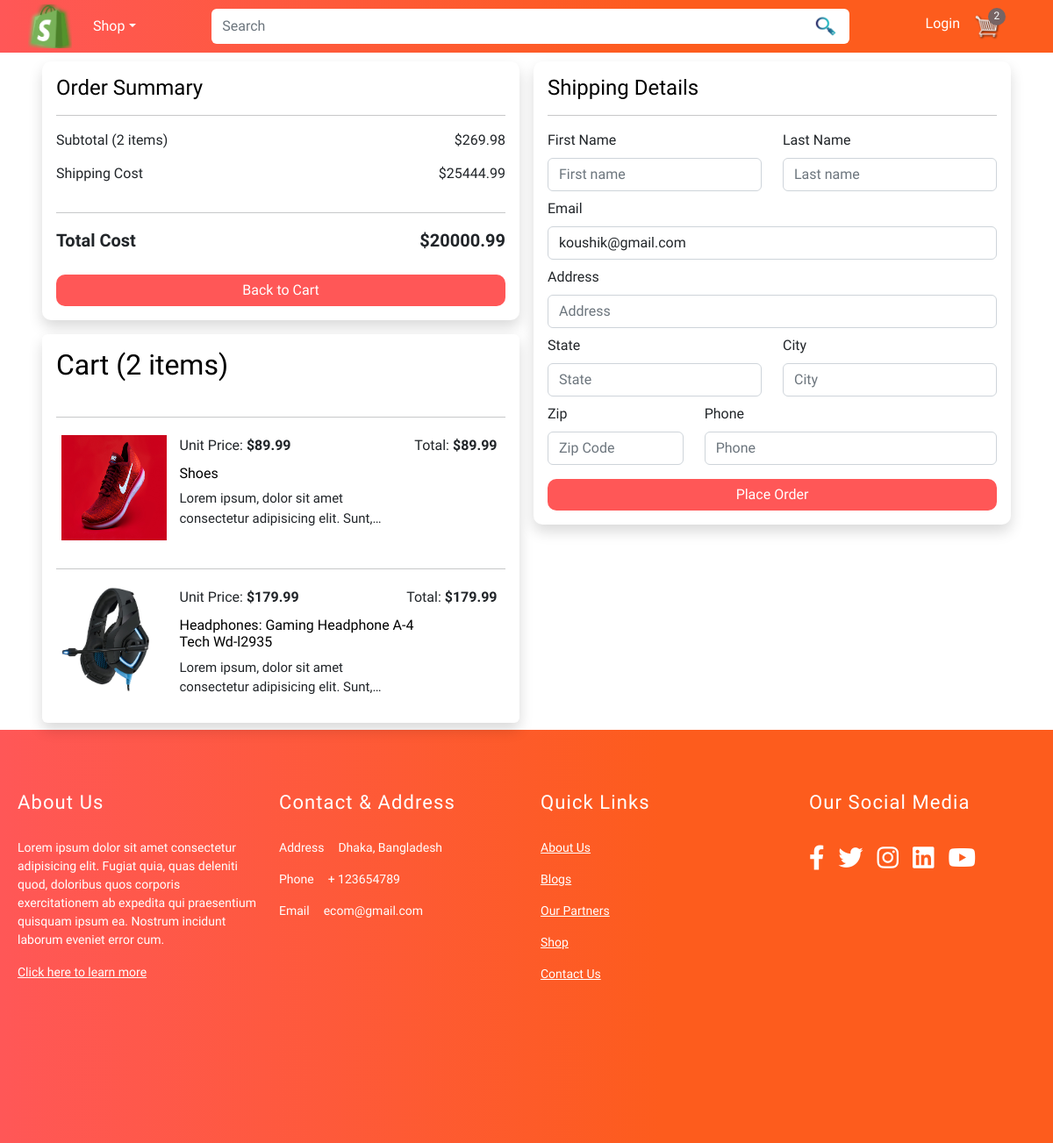
/checkout/ (signed in), run on an earlier commit of the app's database.
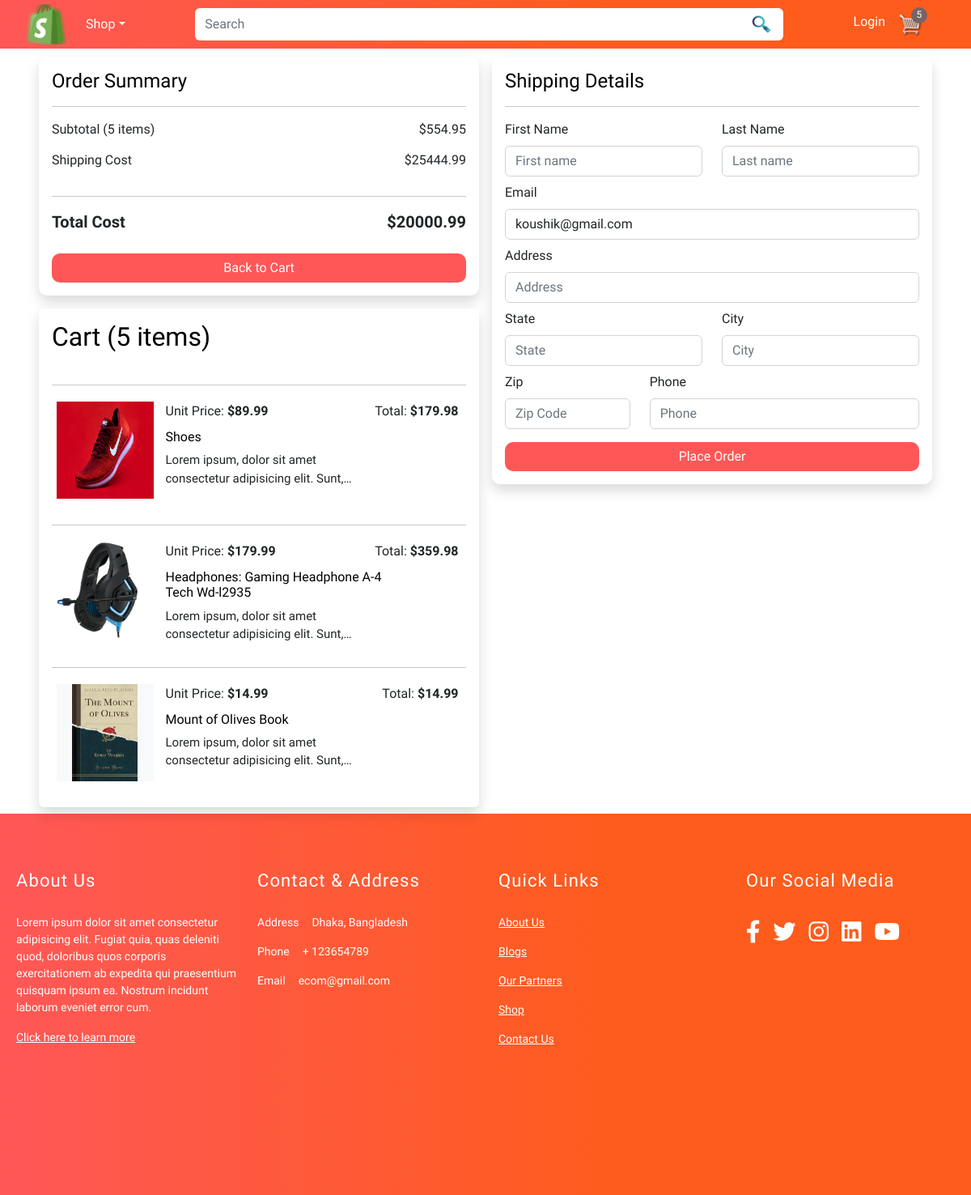
And on a later commit of the database.
### store/models.py (models this page shows, shortened)
class Order(models.Model):
    customer = models.ForeignKey(Customer, on_delete=models.SET_NULL, null=True, blank=True)
    date_ordered = models.DateTimeField(auto_now_add=True)
    complete = models.BooleanField(default=False, null=True, blank=False)
    transaction_id = models.CharField(max_length=200, null=True)
    @property
    def shipping(self):
        shipping = False
        orderitems = self.orderitem_set.all()
        for i in orderitems:
            if i.product.digital == False:
                shipping = True
        return shipping
    @property
    def get_cart_total(self):
        orderitems = self.orderitem_set.all()
        total = sum([item.get_total for item in orderitems])
        return total
    @property
    def get_cart_items(self):
        orderitems = self.orderitem_set.all()
        total = sum([item.quantity for item in orderitems])
        return total

class OrderItem(models.Model):
    product = models.ForeignKey(Product, on_delete=models.SET_NULL, null=True, blank=True)
    order = models.ForeignKey(Order, on_delete=models.SET_NULL, null=True, blank=True)
    quantity = models.IntegerField(default=0, null=True, blank=True)
    date_added = models.DateTimeField(auto_now_add=True)
    @property
    def get_total(self):
        total = self.product.price * self.quantity
        return total

class Product(models.Model):
    name = models.CharField(max_length=200)
    price = models.DecimalField(max_digits=7, decimal_places=2)
    digital = models.BooleanField(default=False, null=True, blank=False)
    image = models.ImageField(null=True, blank=True)
    @property
    def imageURL(self):
        try:
            url = self.image.url
        except:
            url = ''
        return url

### store/views.py (the view)
# urls.py: path('checkout/', views.checkout, name='checkout'),
def checkout(request):
    data = cartData(request)
    items = data['items']
    order = data['order']
    cartItems = data['cartItems']
    customer = data['customer']
    context = {'items': items, 'order': order, 'cartItems': cartItems, 'customer': customer}
    return render(request, 'store/checkout.html', context)

### store/models.py (called while the page is built)
    def __str__(self):
        return self.first_name or ''

### store/utils.py (called while the page is built, shortened)
def cartData(request):
    if request.user.is_authenticated:
        customer = request.user.customer
        order, created = Order.objects.get_or_create(customer=customer, complete=False)
        items = order.orderitem_set.all()
        cartItems = order.get_cart_items
    print('Customer:', customer)
    return {'items': items, 'order': order, 'cartItems': cartItems, 'customer': customer}

### store/templates/store/checkout.html (shortened to what the changed rows need)
{% extends 'store/main.html' %}
{% load static %}
{% block content %}
    <div class="container px-5">
        <div class="row mb-2">
            <div class="col-md-12 col-12 mx-auto">
                <div class="row gx-3">
                    <div class="col-md-12 col-lg-6 col-11 mx-auto main_cart mb-lg-0 mb-5">
                        <div class="right-side p-3 shadow bg-white mb-3">
                            <div class="col-lg-12 product_indiv d-flex justify-content-between">
                                <p class="mb-1">Subtotal ({{ order.get_cart_items }} item{{ order.get_cart_items|pluralize }})</p>
                                <p class="mb-1">$<span>{{order.get_cart_total|floatformat:2}}</span></p>
                            </div>
                        </div>
                        <div class="card p-3 shadow">
                            <h2 class="pb-3 font-weight-bold">Cart ({{ order.get_cart_items }} item{{ order.get_cart_items|pluralize }})</h2>
                            {% for item in items %}
                            <hr>
                            <div class="row mb-2 px-3">
                                <div class="col-md-3 col-lg-3 col-11 mx-auto bg-light d-flex justify-content-center align-items-center product-img-checkkout px-0 mt-1 mb-2">
                                    <a href="#"><img src="{{ item.product.imageURL }}" class="cart-thumbnail-checkout"  alt=""></a>
                                </div>
                                <div class="col-md-9 col-lg-9 col-11 mx-auto mt-1 pe-0">
                                    <div class="row">
                                        <div class="row pe-1">
                                            <div class="col-lg-6 col-12 mt-0">
                                                <p class="mb-0">Unit Price: <strong>${{item.product.price}}</strong></p>
                                            </div>
                                            <div class="col-lg-6 col-12 mt-0 d-flex justify-content-end price-money pe-0">
                                                <p class="mb-0">Total: <strong>${{ item.get_total|floatformat:2 }}</strong></p>
                                            </div>
                                        </div>
                                        <div class="col-lg-9 col-12 cart-title">
                                            <a href="#" class="cart-product-name"><h6 class="mb-2">{{ item.product.name }}</h6></a>
                                            <p class="cart-item-description-checkout">Lorem ipsum, dolor sit amet consectetur adipisicing elit. Sunt, deserunt iure. Beatae, repellendus sunt eveniet voluptatibus voluptates ea illum commodi qui autem laborum. Asperiores illo error aliquid reiciendis placeat? Similique?</p>
                                        </div>
                                        <div class="col-lg-3 col-12">
                                        </div>
                                    </div>
                                </div>
                            </div>
                            {% endfor %}
                        </div>
                    </div>
                </div>
            </div>
        </div>
    </div>
{% endblock content %}

What changed in the data, as far as the page shows it:
changed through a linked row, Order: get_cart_items "2" → "5"; get_cart_total "269.98" → "554.95"
changed OrderItem "Shoes": get_total "89.99" → "179.98"
changed OrderItem "Headphones: Gaming Headphone A-4 Tech Wd-l2935": get_total "179.99" → "359.98"
added OrderItem: product.imageURL (picture), product.price "14.99", get_total "14.99", product.name "Mount of Olives Book"
Also different on the page:
{{ cartItems }}: "2" → "5"
